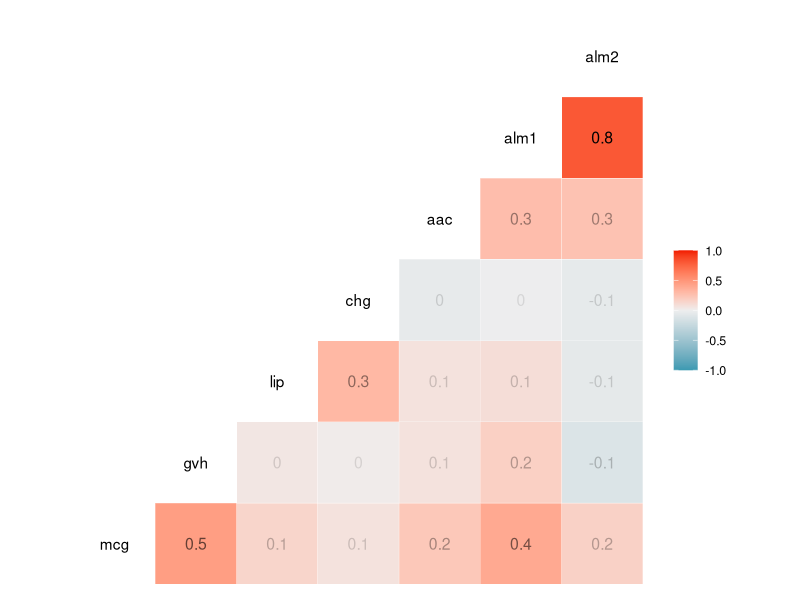
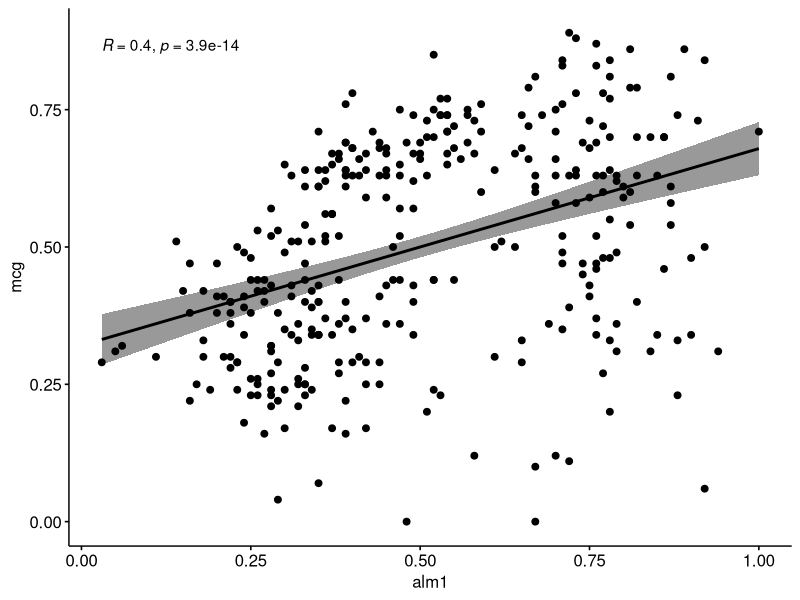
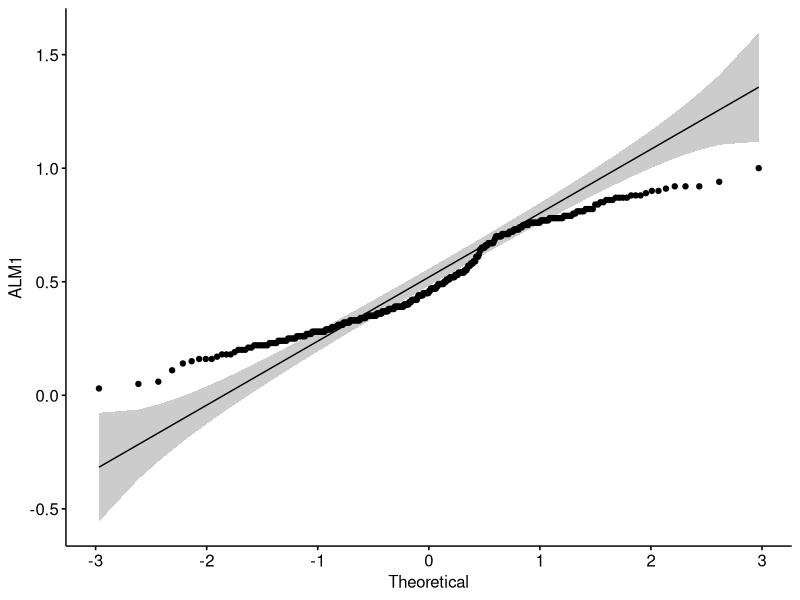
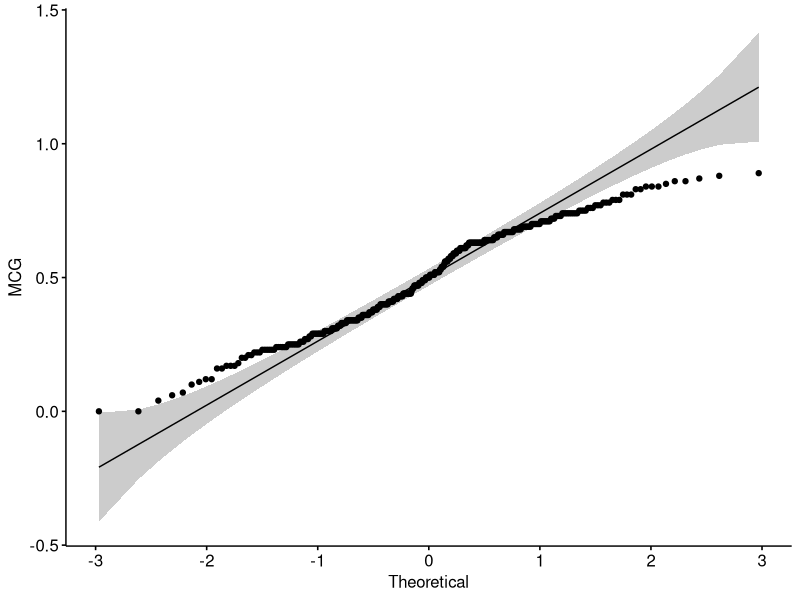
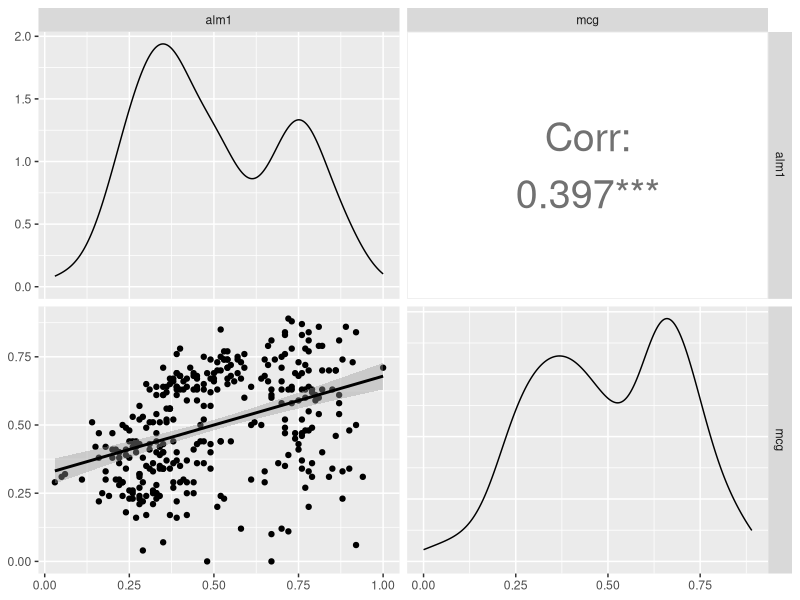
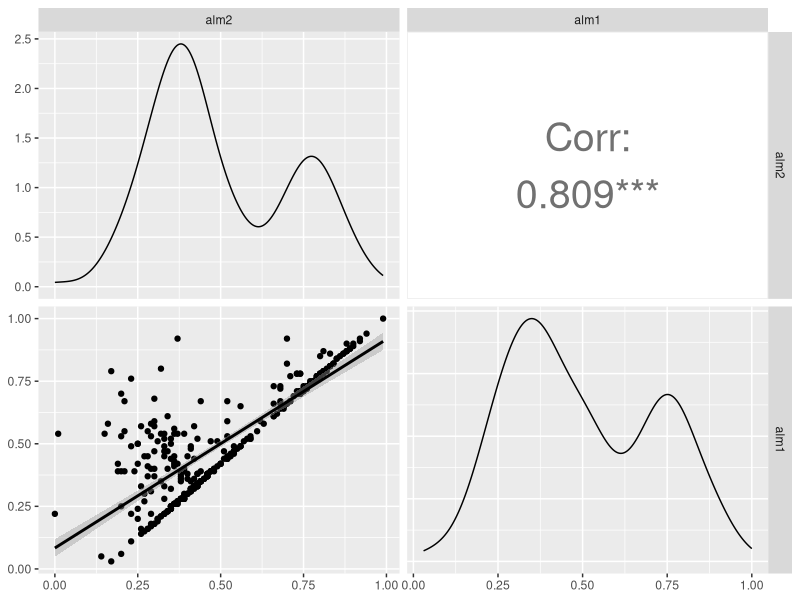
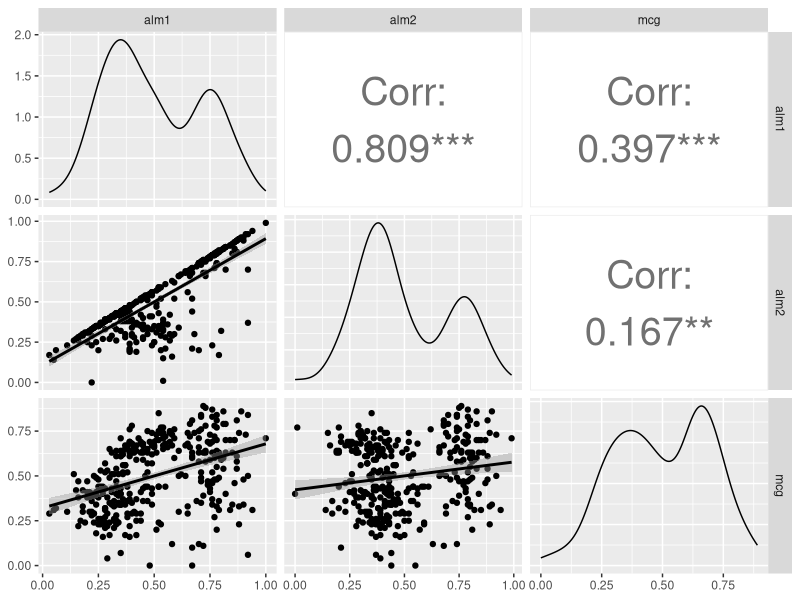

Write R code to recreate these figures, in order.
library(tidyverse)
library(ggpubr)
library(GGally)
directory <- "/afs/ictp.it/home/m/mchaka/Documents/CODATA-RDA/BioInfo"
setwd(directory)
dataSet <- read.csv(file = "ecoli.csv", header = TRUE, sep = ",", stringsAsFactors = TRUE)

str(dataSet)

summary(dataSet)

cor(dataSet$mcg, dataSet$gvh,  method = "pearson", use = "complete.obs")
cor.test(dataSet$mcg, dataSet$gvh,  method = "pearson", use = "complete.obs")

ggcorr(dataSet, label = TRUE, label_alpha = TRUE)


ggscatter(dataSet, x = "alm1", y = "mcg",
          add = "reg.line", conf.int = TRUE,
          cor.coef = TRUE, cor.method = "pearson",
          xlab = "alm1", ylab = "mcg")

# Null hypothesis: the data are normally distributed
# Alternative hypothesis: the data are not normally distributed

# Shapiro-Wilk normality test for alm1
shapiro.test(dataSet$alm1) # => p = 1.431e-08

# Shapiro-Wilk normality test for mcg
shapiro.test(dataSet$mcg) # => p = 8.231e-06

# ALM1
ggqqplot(dataSet$alm1, ylab = "ALM1")

# MCG
ggqqplot(dataSet$mcg, ylab = "MCG")

res <- cor.test(dataSet$alm1, dataSet$mcg, method = "pearson")
res

ggpairs(dataSet,
        columns = c("alm1", "mcg"),
        upper = list(continuous = wrap("cor", size = 10)),
        lower = list(continuous = "smooth"))

ggpairs(dataSet,
        columns = c("alm2", "alm1"),
        upper = list(continuous = wrap("cor", size = 10)),
        lower = list(continuous = "smooth"))

ggpairs(dataSet,
        columns = c("alm1", "alm2", "mcg"),
        upper = list(continuous = wrap("cor", size = 10)),
        lower = list(continuous = "smooth"))
